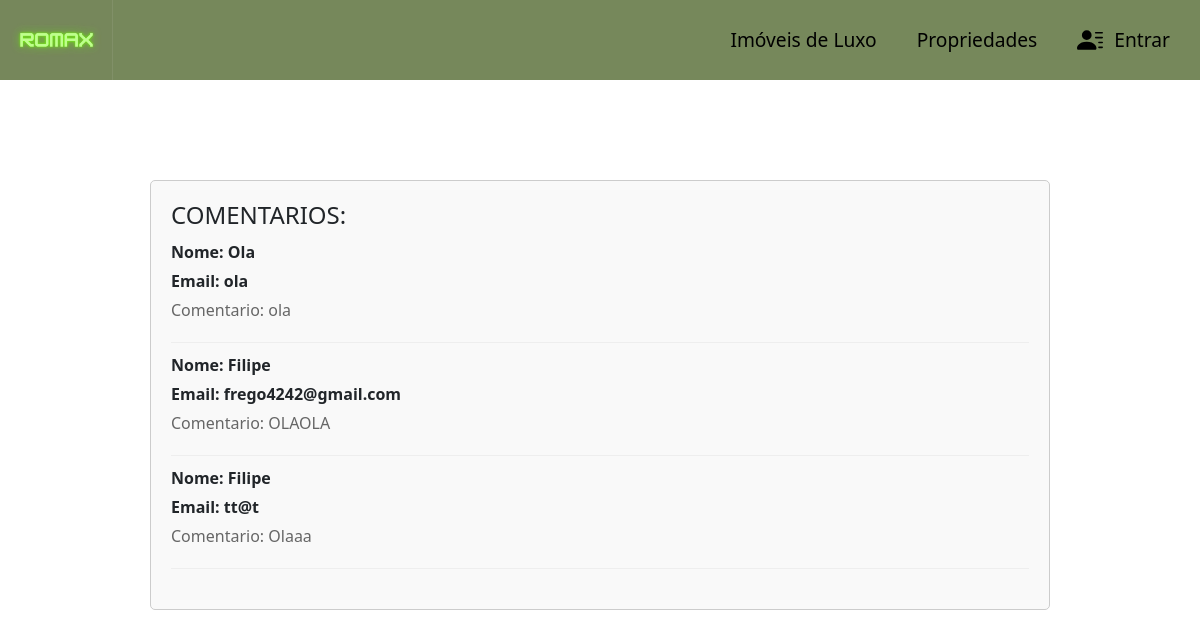
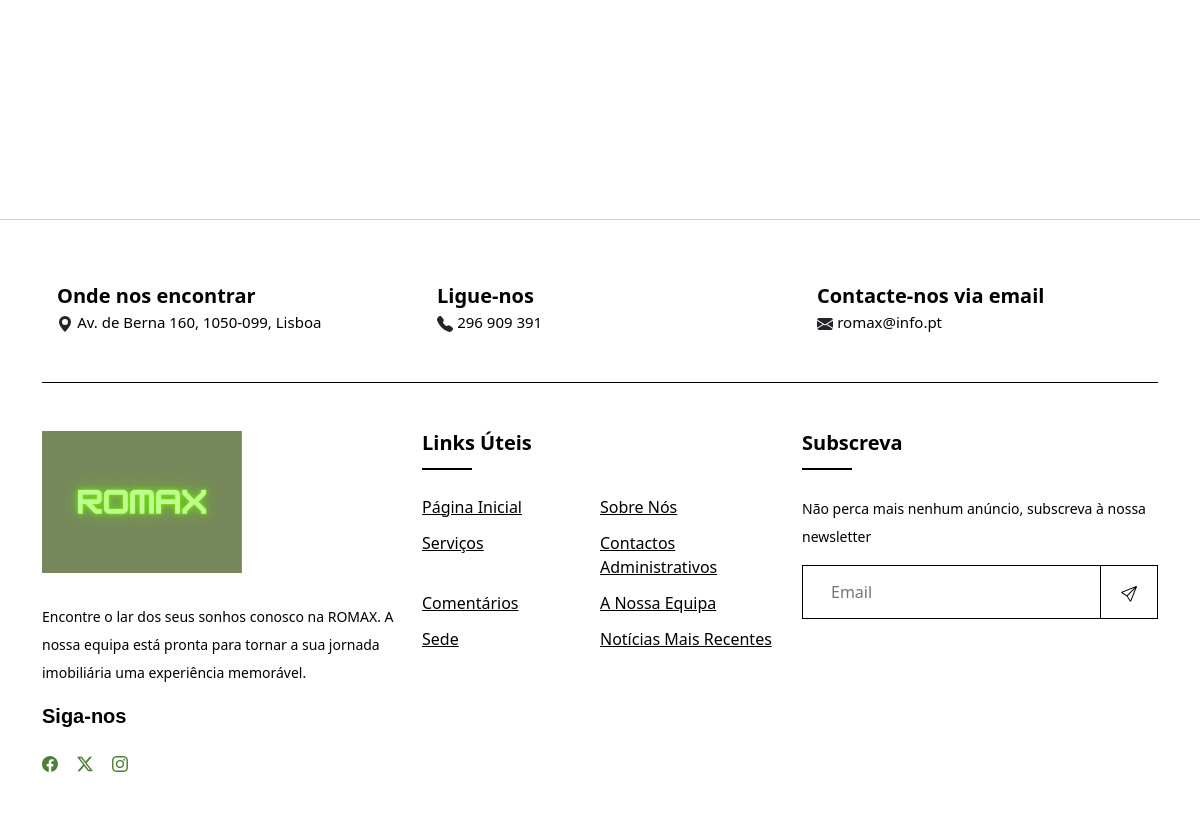
The app's page /comentarios, older data (2 pictures, top to bottom).
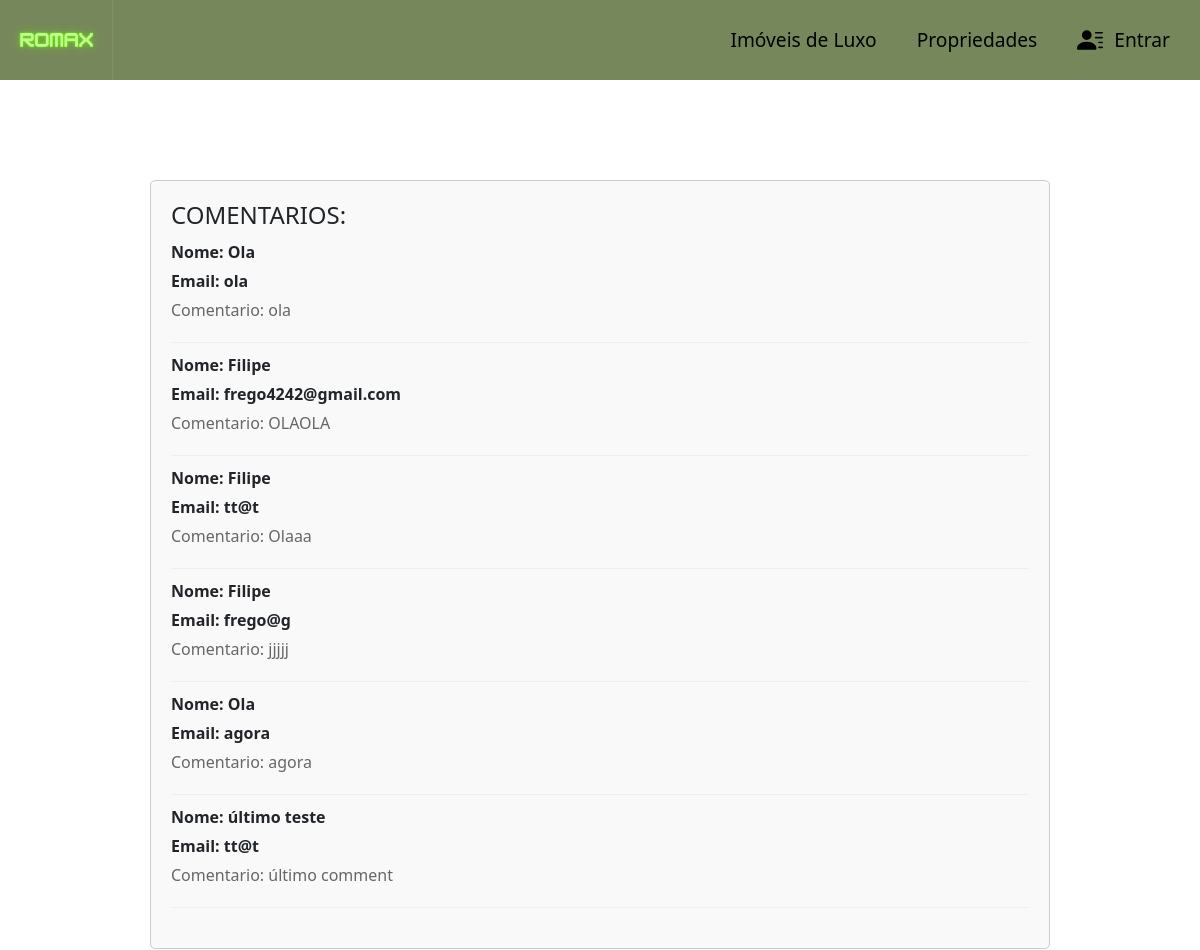
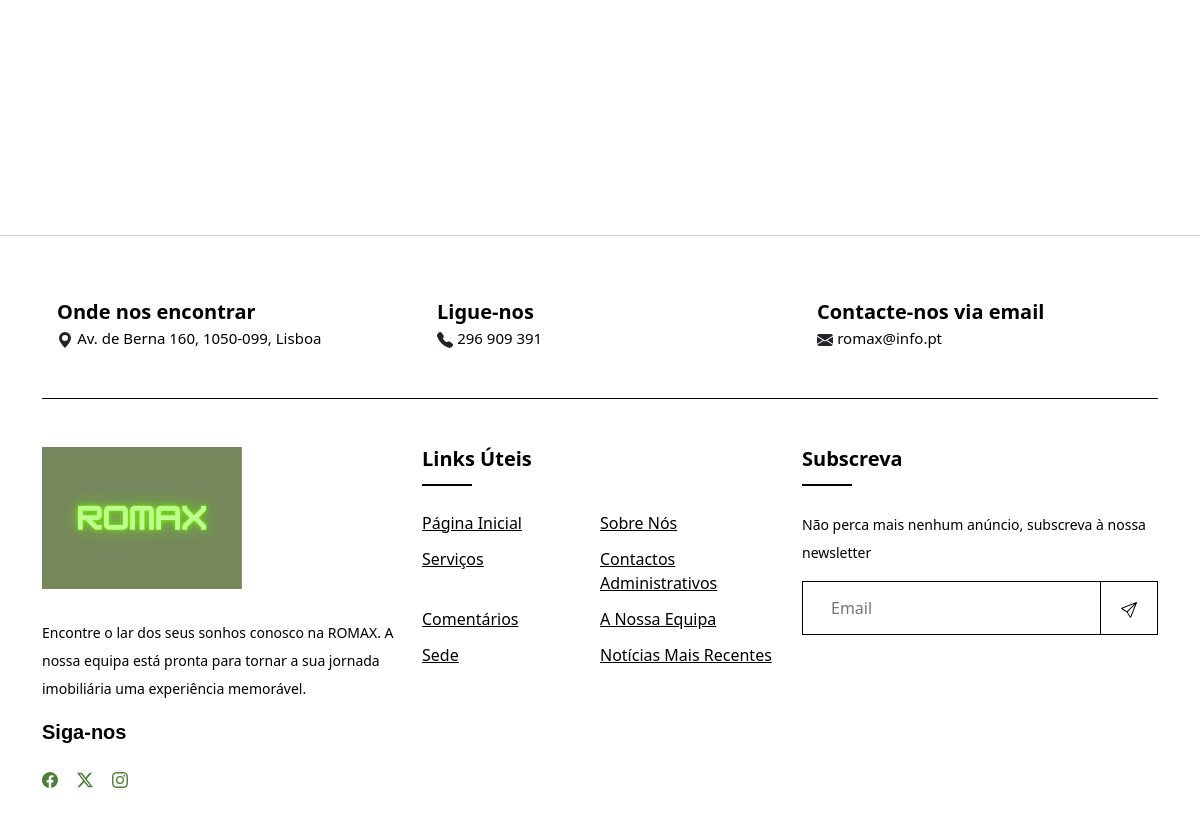
The same page, newer data (2 pictures, top to bottom).
### romax/models.py (models this page shows)
class Comentario(models.Model):
    nome= models.CharField(max_length=MAX_NAME_LEN)
    email=models.CharField(max_length=MAX_EMAIL_LEN)
    com= models.TextField()

### romax/views.py (the view)
# urls.py: path('comentarios', views.comentarios, name='comentarios'),
def comentarios(request):
    return render(request, 'romax/comentarios.html', context={
        'coms': Comentario.objects.all()
    })

### romax/templates/romax/comentarios.html
{% extends 'romax/base_page.html' %}
{% block css_of_rest_of_page %}
{% load static %}
<link rel="stylesheet" type="text/css" href="{% static 'romax/CSS/comentarios.css' %}">
{% endblock %}
{% block rest_of_page %}
    <div class="com-cont">
    <h2 class="com-header">COMENTARIOS: </h2>
    <div class="comment">
        {% for i in coms %}
        <div class="single-comment">
            <p class="comment-info">Nome: {{ i.nome }}</p>
            <p class="comment-info">Email: {{ i.email }}</p>
            <p class="comment-text">Comentario: {{ i.com }}</p>
        </div>
        <hr class="comment-divider">
        {% endfor %}
    </div>
</div>
{% endblock %}

Row changes from the older to the newer data that the page shows:
added Comentario: nome "Filipe", email "frego@g", com "jjjjj"
added Comentario: nome "Ola", email "agora", com "agora"
added Comentario: nome "último teste", email "tt@t", com "último comment"
